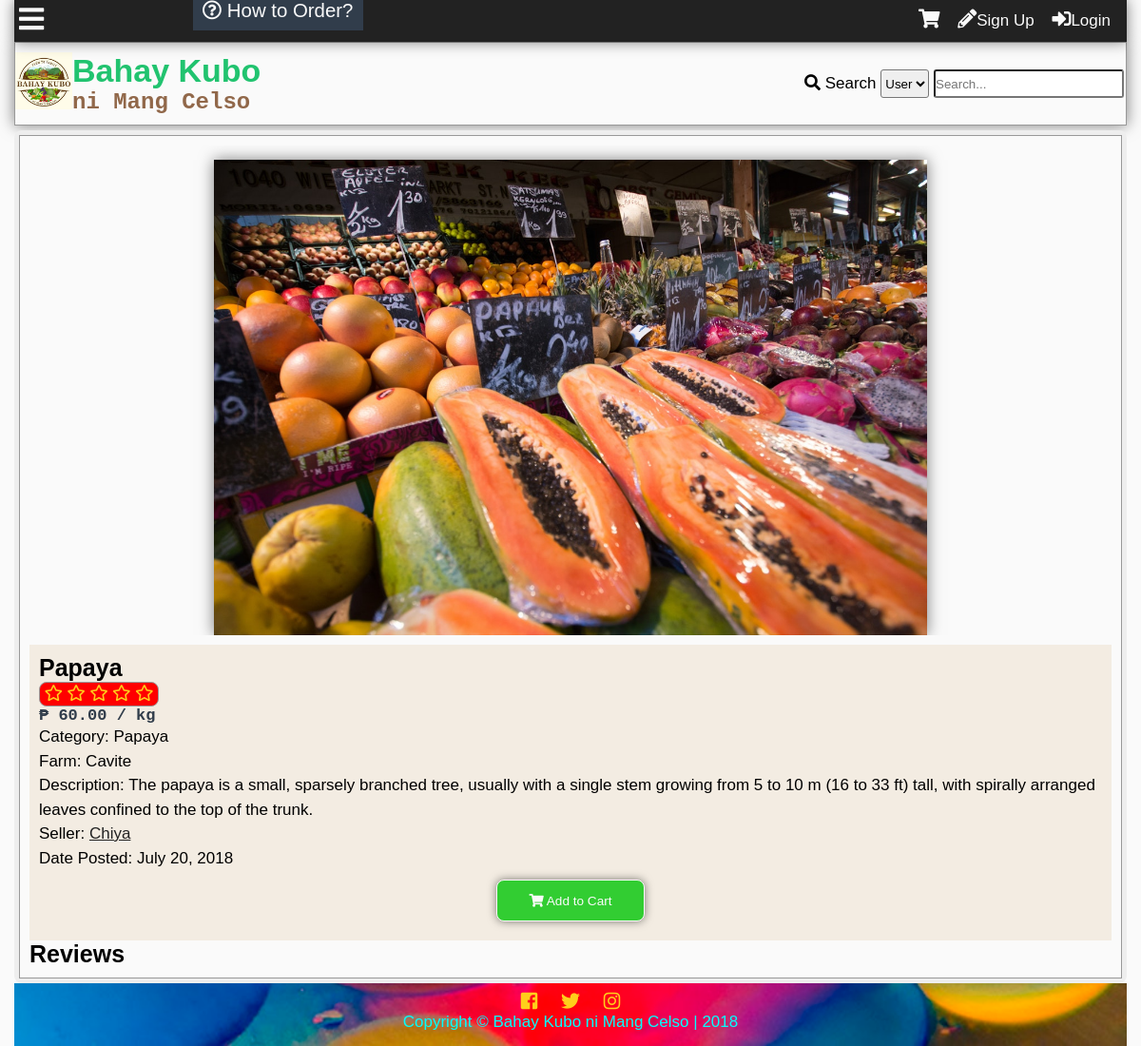
/product.php?id=4, run on an earlier commit of the app's database.
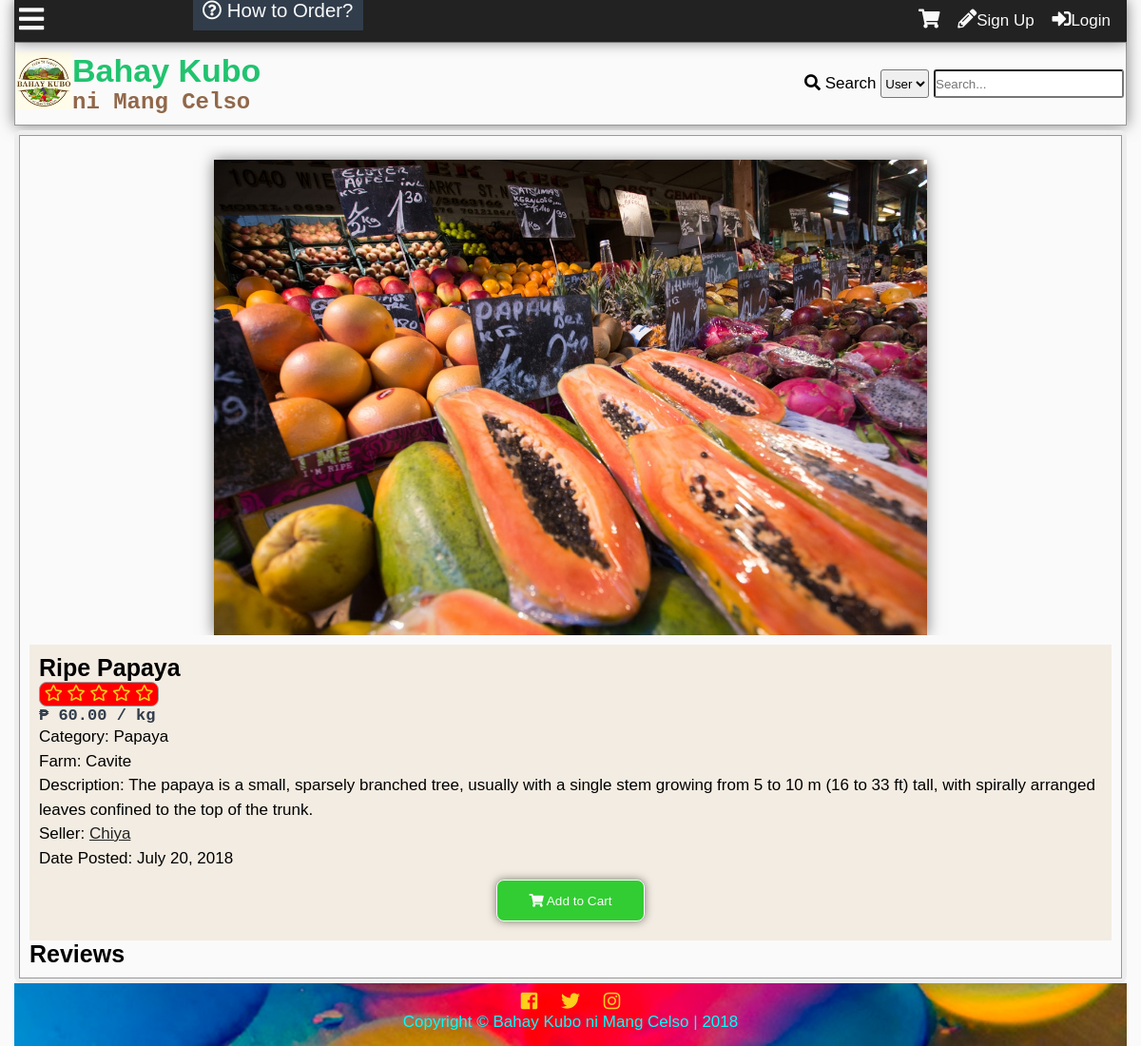
And on a later commit of the database.
### tables this page shows
CREATE TABLE `tblproduct` (
  `productid` int(11) NOT NULL,
  `categoryid` int(11) NOT NULL,
  `productname` varchar(100) NOT NULL,
  `description` varchar(255) NOT NULL,
  `farmid` int(11) NOT NULL,
  `userid` int(11) NOT NULL,
  `dateposted` datetime DEFAULT NULL,
  `price` decimal(10,2) NOT NULL,
  `img` varchar(200) NOT NULL,
  `view` int(11) NOT NULL,
  `rating` int(11) NOT NULL
);

CREATE TABLE `tblcategory` (
  `categoryid` int(11) NOT NULL,
  `category` varchar(100) NOT NULL,
  `status` int(11) NOT NULL,
  `low` decimal(10,2) NOT NULL,
  `high` decimal(10,2) NOT NULL,
  `prevailing` decimal(10,2) NOT NULL
);

CREATE TABLE `tblfarm` (
  `farmid` int(11) NOT NULL,
  `farmname` varchar(100) NOT NULL,
  `address` varchar(255) NOT NULL,
  `status` int(11) NOT NULL
);

CREATE TABLE `tbluser` (
  `userid` int(11) NOT NULL,
  `username` varchar(100) NOT NULL,
  `password` varchar(100) NOT NULL,
  `firstname` varchar(100) NOT NULL,
  `middlename` varchar(100) NOT NULL,
  `lastname` varchar(100) NOT NULL,
  `birthday` varchar(20) NOT NULL,
  `datecreated` timestamp NOT NULL DEFAULT '0000-00-00 00:00:00',
  `email` varchar(100) NOT NULL,
  `website` varchar(255) NOT NULL,
  `location` varchar(255) NOT NULL,
  `usertypeid` int(11) NOT NULL,
  `access` int(11) NOT NULL,
  `imgname` varchar(100) NOT NULL,
  `imgtype` varchar(100) NOT NULL,
  `imgpath` varchar(200) NOT NULL,
  `bio` text NOT NULL,
  `is_show_email` tinyint(1) NOT NULL,
  `gender` int(11) NOT NULL,
  `lastupdate` timestamp NOT NULL DEFAULT '0000-00-00 00:00:00',
  `lastonline` timestamp NOT NULL DEFAULT '0000-00-00 00:00:00',
  `profileviews` int(11) NOT NULL
);

### product.php (the view, shortened to what this page needs)
<?php
include'functions.php';
require_once'connection.php';
if(isset($_GET['id'])){
	$id = $_GET['id'];
}else{
	die('This page doesn\'t exist');
}
$sql = "SELECT productid,category, productname, description, farmname, username, t1.userid, dateposted, price, img, rating FROM tblproduct as t1
LEFT JOIN tblcategory as t2
	ON t1.categoryid = t2.categoryid
LEFT JOIN tbluser as t3
	ON t1.userid = t3.userid
LEFT JOIN tblfarm as t4
	ON t1.farmid = t4.farmid
WHERE productid='$id'";
$result = $conn->query($sql);
$row = $result->fetch_object();
if(!$row){
	die('This page doesn\'t exist');
}else{
	$id = $row->productid;
	$category = $row->category;
	$product = $row->productname;
	$desc = $row->description;
	$farm = $row->farmname;
	$user = $row->username;
	$date = date('F j, Y',strtotime($row->dateposted));
	$price = $row->price;
	$img = $row->img;
}
?>
<!DOCTYPE html>
<html lang="en">
<head>
  	<link rel="stylesheet" href="css/style.css">
  	<link rel="stylesheet" href="css/fontawesome-all.css">
</head>
<body>
	<div class="main-container">
	<div class="other-content">
		<div class="product-grid">
			<div class="product-main-left">
				<div class="product-image-wrap">
					<img src="<?php echo $img ?>">
				</div>
				<div class="product-main-content">
					<h1><?php echo $product; ?></h1>
					<p class="product-price">₱ <?php echo $price; ?> / kg</p>
					<ul>
						<li>Category: <?php echo $category;?></li>
						<li>Farm: <?php echo $farm ?></li>
						<li>Description: <?php echo $desc;?></li>
						<li>Seller: <a href="profile.php?name=<?php echo $user; ?>" class="black"> <?php echo $user; ?></a></li>
						<li>Date Posted: <?php echo $date?></li>
					</ul>
					<div class="add-to-cart" value="<?php echo $id; ?>" onclick="addThistoCart(this)"><i class="fas fa-shopping-cart"></i> Add to Cart
					</div>
				</div>
				<div class="product-reviews">
					<h1>Reviews</h1>
				</div>
			</div>
		</div>
	</div>
	</div>
</body>
</html>

What changed in the data, as far as the page shows it:
changed tblproduct "Papaya": productname "Papaya" → "Ripe Papaya"
